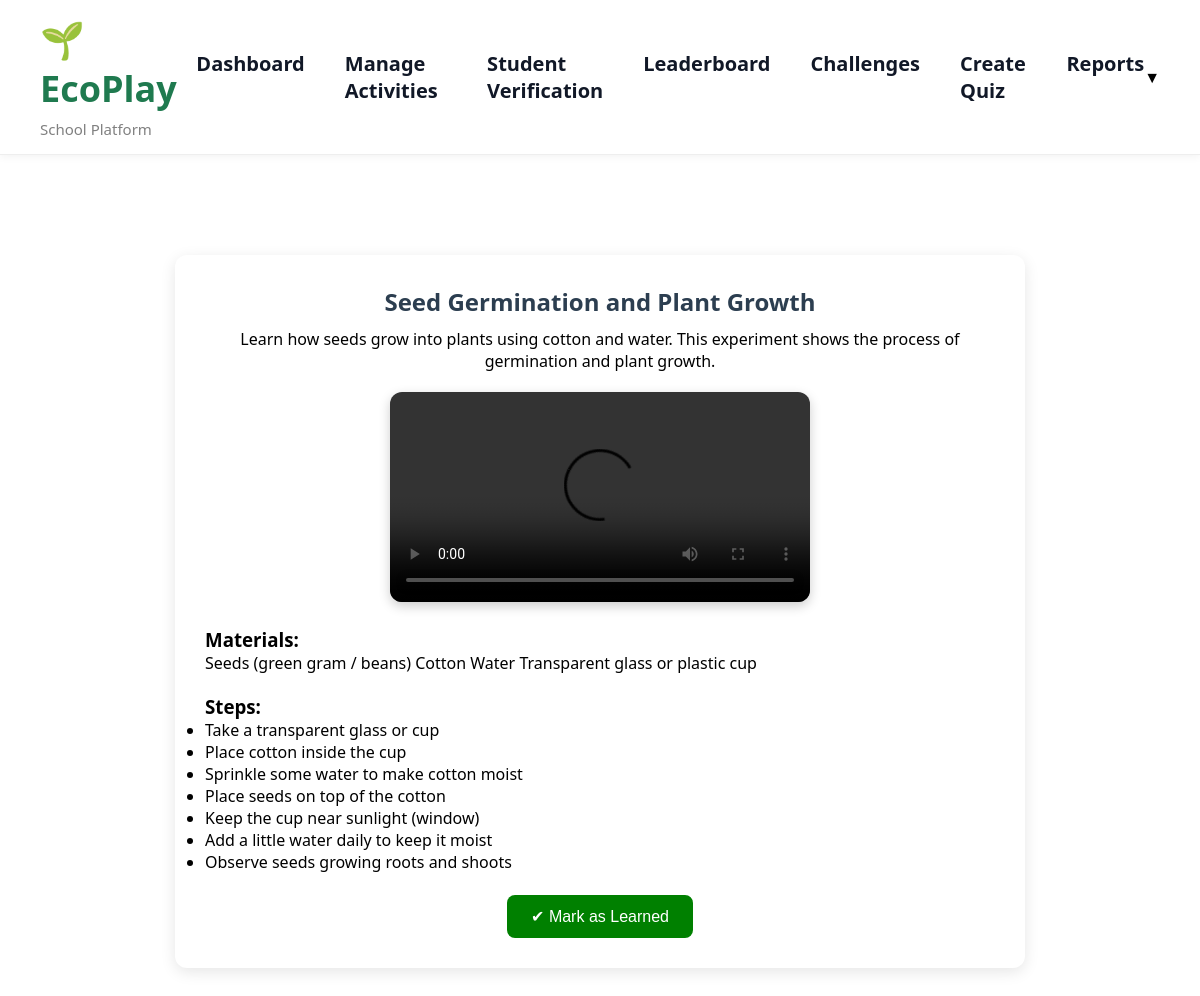
Screenshot of /activity/4 with the database file from the repository.
### tables this page shows
CREATE TABLE activities(
id INTEGER PRIMARY KEY AUTOINCREMENT,
title TEXT,
description TEXT,
category TEXT,
points INTEGER,
total_students INTEGER,
difficulty TEXT,
status TEXT,
start_date TEXT,
end_date TEXT,
video TEXT,
materials TEXT,
steps TEXT
);

### app.py (the view)
@app.route("/activity/<int:id>")
def activity_view(id):
    conn = get_db()
    activity = conn.execute("""
        SELECT * FROM activities WHERE id=?
    """, (id,)).fetchone()
    conn.close()
    if not activity:
        return "Activity not found"
    return render_template("activity_view.html", activity=activity)

### app.py (called while the page is built)
def get_db():
    conn = sqlite3.connect("database.db")
    conn.row_factory = sqlite3.Row
    return conn

### templates/activity_view.html (shortened to what this page needs)
{% extends "base.html" %}
{% block content %}
<div class="container">
<h2>{{ activity['title'] }}</h2>
<p class="center">{{ activity['description'] }}</p>
{% if activity['video'] %}
<div class="center">
    <video controls style="
        width: 420px;
        max-width: 90%;
        border-radius: 12px;
        box-shadow: 0px 4px 12px rgba(0,0,0,0.2);
    ">
        <source src="{{ url_for('static', filename='videos/' ~ activity['video']) }}" type="video/mp4">
    </video>
</div>
{% else %}
<p style="text-align:center; color:red;">⚠️ No video uploaded</p>
{% endif %}
<div class="materials">
<h3>Materials:</h3>
<p>{{ activity['materials'] if activity['materials'] else "No materials provided" }}</p>
</div>
<div class="steps">
<h3>Steps:</h3>
<ul>
{% if activity['steps'] %}
    {% for step in activity['steps'].split("\n") %}
        <li>{{ step }}</li>
    {% endfor %}
{% else %}
    <li>No steps provided</li>
{% endif %}
</ul>
</div>
<br>
<div class="center">
    <a href="{{ url_for('mark_learned', id=activity['id']) }}">
        <button style="
            background:green;
            color:white;
            padding:12px 24px;
            border:none;
            border-radius:8px;
            font-size:16px;
            cursor:pointer;
        ">
            ✔ Mark as Learned
        </button>
    </a>
</div>
</div>
{% endblock %}

### static/style.css (style rules this page uses)
* { margin: 0; padding: 0; box-sizing: border-box; }
body { font-family: Arial, sans-serif; background: #f9fafb; }
.container { padding: 40px 60px; width: 100%; }
body { font-family: Arial, sans-serif; background: #f4f6f9; margin: 0; padding: 0; }
.container { width: 90%; max-width: 1000px; margin: auto; padding: 30px; }
h2 { text-align: center; margin-bottom: 25px; color: #2c3e50; }
body { background-image: url("/static/images/ecoplay_bg.png"); background-size: cover; background-position: center; background-repeat: no-repeat; height: 100vh; }
body { margin:0; font-family: "Segoe UI", sans-serif; background: linear-gradient(120deg,#e8f5e9,#e3f2fd); }
html, body, #root, .app { background:white !important; }
body { margin: 0; font-family: 'Segoe UI', Arial, sans-serif; background: #f4f7fb; }
.container { width: 85%; margin: auto; padding: 20px; }

### templates/activity_view.html (style rules this page uses)
.container { max-width: 850px; margin: 50px auto; background: white; padding: 30px; border-radius: 12px; box-shadow: 0px 4px 15px rgba(0,0,0,0.1); }
h2 { text-align:center; margin-bottom: 10px; }
video { border-radius: 10px; margin-top: 20px; }
.center { text-align: center; }
.materials, .steps { margin-top: 20px; }

### rows the page displays
activities: title "Seed Germination and Plant Growth", description "Learn how seeds grow into plants using cotton and water. This experiment shows the process of germination and plant growth.", materials "Seeds (green gram / beans) Cotton Water Transparent glass or plastic cup"

### other values shown
{{ step }} "Take a transparent glass or cup" "Place cotton inside the cup" "Sprinkle some water to make cotton moist" "Place seeds on top of the cotton" "Keep the cup near sunlight (window)" "Add a little water daily to keep it moist" "Observe seeds growing roots and shoots"
